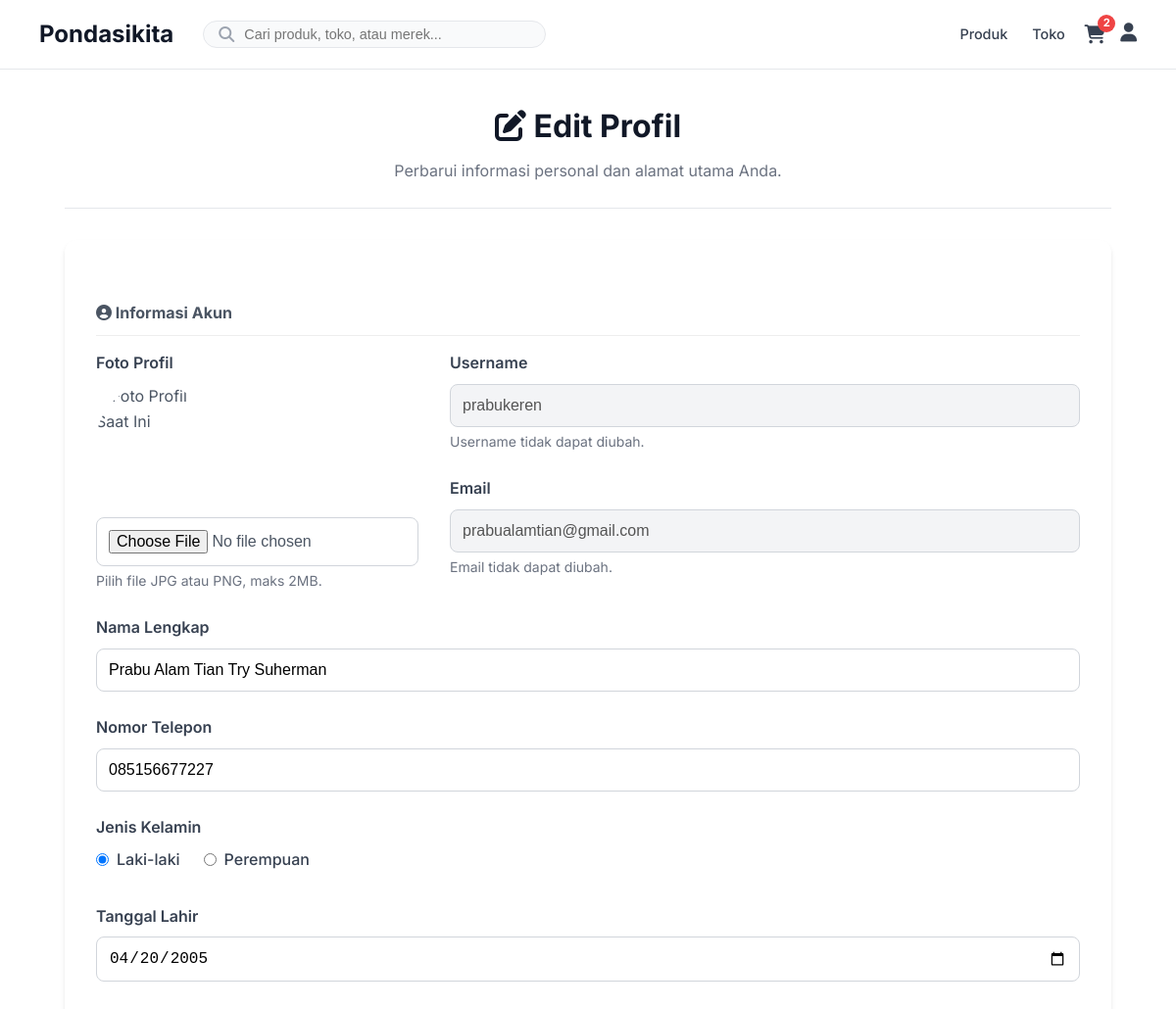
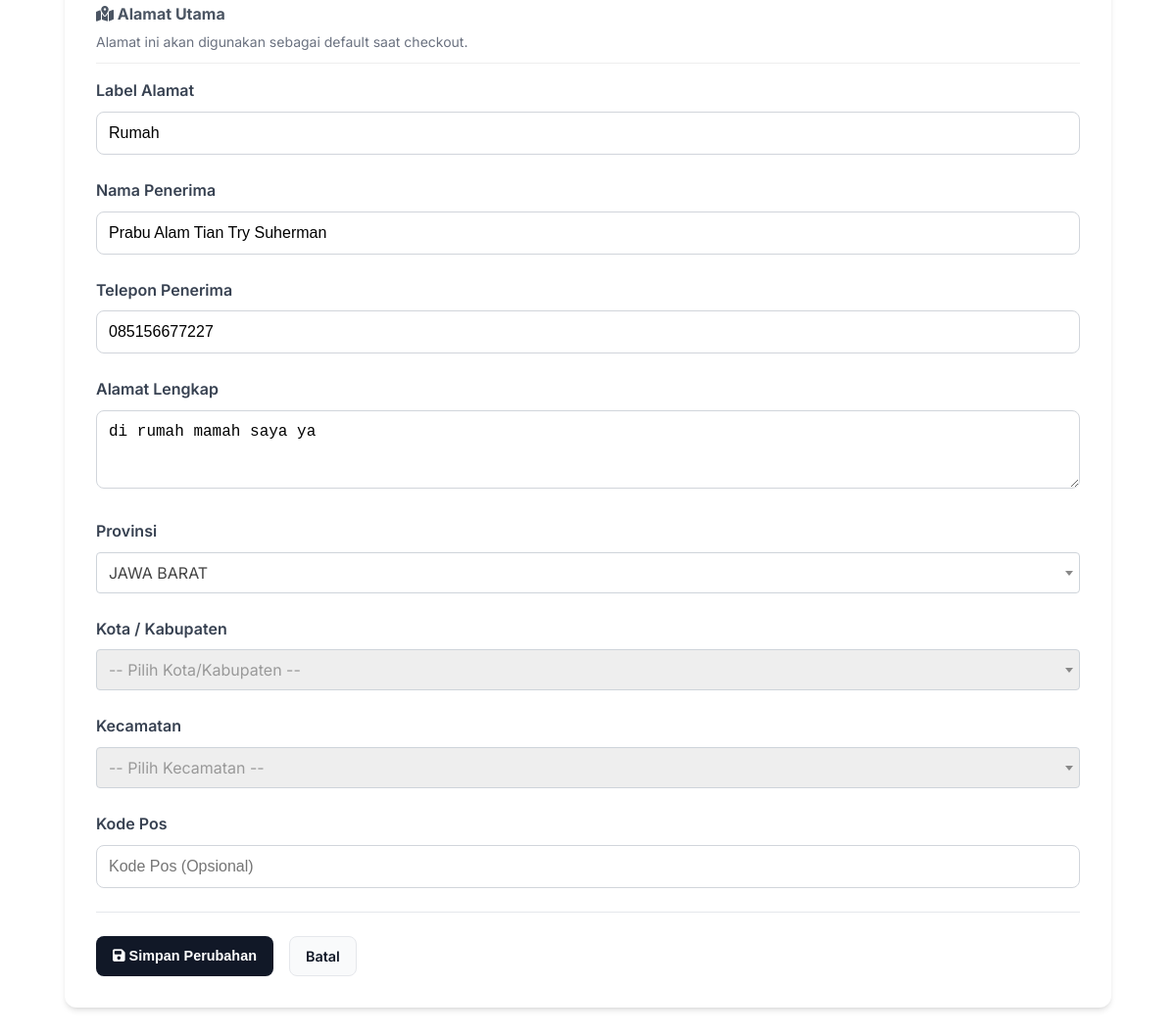
Screenshot of /app_customer/pages/crud_profil/edit_profil.php (signed in) with the database file from the repository (2 pictures, top to bottom).
### tables this page shows
CREATE TABLE `tb_user` (
  `id` int(11) NOT NULL,
  `username` varchar(50) NOT NULL,
  `password` varchar(255) DEFAULT NULL,
  `google_id` varchar(255) DEFAULT NULL,
  `nama` varchar(255) NOT NULL,
  `email` varchar(100) NOT NULL,
  `no_telepon` varchar(20) DEFAULT NULL,
  `jenis_kelamin` enum('Laki-laki','Perempuan') DEFAULT NULL,
  `tanggal_lahir` date DEFAULT NULL,
  `alamat` text DEFAULT NULL,
  `profile_picture_url` varchar(255) DEFAULT NULL,
  `level` enum('admin','seller','customer','bot') NOT NULL,
  `is_verified` tinyint(1) NOT NULL DEFAULT 0,
  `is_banned` tinyint(1) NOT NULL DEFAULT 0,
  `created_at` timestamp NOT NULL DEFAULT current_timestamp(),
  `updated_at` timestamp NULL DEFAULT NULL ON UPDATE current_timestamp(),
  `reset_token` varchar(255) DEFAULT NULL,
  `reset_token_expires_at` datetime DEFAULT NULL,
  `is_online` tinyint(1) NOT NULL DEFAULT 0,
  `last_activity` timestamp NULL DEFAULT NULL
);

CREATE TABLE `tb_user_alamat` (
  `id` int(11) NOT NULL,
  `user_id` int(11) NOT NULL,
  `label_alamat` varchar(50) NOT NULL,
  `nama_penerima` varchar(100) NOT NULL,
  `telepon_penerima` varchar(20) NOT NULL,
  `alamat_lengkap` text NOT NULL,
  `province_id` int(10) UNSIGNED DEFAULT NULL,
  `city_id` int(10) UNSIGNED DEFAULT NULL,
  `district_id` int(10) UNSIGNED DEFAULT NULL,
  `kode_pos` varchar(10) DEFAULT NULL,
  `is_utama` tinyint(1) NOT NULL DEFAULT 0
);

### app_customer/pages/crud_profil/edit_profil.php (the view, shortened to what this page needs)
<?php
require_once __DIR__ . '/../../../config/koneksi.php';
$user_id = $_SESSION['user']['id'];
$stmt_user = $koneksi->prepare("SELECT * FROM tb_user WHERE id = ?");
$stmt_user->bind_param("i", $user_id);
$stmt_user->execute();
$result_user = $stmt_user->get_result();
$user = $result_user->fetch_assoc();
$stmt_alamat = $koneksi->prepare("SELECT * FROM tb_user_alamat WHERE user_id = ? AND is_utama = 1");
$stmt_alamat->bind_param("i", $user_id);
$stmt_alamat->execute();
$result_alamat = $stmt_alamat->get_result();
$alamat_utama = $result_alamat->fetch_assoc();
?>
<!DOCTYPE html>
<html lang="id">
<head>
    <link rel="stylesheet" href="https://cdnjs.cloudflare.com/ajax/libs/font-awesome/6.5.0/css/all.min.css">
    <link rel="stylesheet" href="https://cdnjs.cloudflare.com/ajax/libs/cropperjs/1.6.1/cropper.min.css" />
    <link href="https://cdn.jsdelivr.net/npm/select2@4.1.0-rc.0/dist/css/select2.min.css" rel="stylesheet" />
    <link rel="stylesheet" href="/assets/css/theme.css">
    <link rel="stylesheet" href="/assets/css/navbar_style.css">
    <link rel="stylesheet" href="/assets/css/profil_style.css">
</head>
<body>
<div class="profile-container">
    <div class="profile-header">
        <h2><i class="fa-solid fa-pen-to-square"></i> Edit Profil</h2>
        <p>Perbarui informasi personal dan alamat utama Anda.</p>
    </div>
    <div class="profile-card edit-mode">
        <form action="../../../actions/update_profil.php" method="POST" enctype="multipart/form-data" class="profile-form">
            <div class="form-section-header"><h4><i class="fa-solid fa-user-circle"></i> Informasi Akun</h4></div>
            <div class="form-group-split">
                <div class="form-group profile-picture-edit">
                    <label>Foto Profil</label>
                    <img src="/assets/uploads/avatars/<?= htmlspecialchars($user['profile_picture_url'] ?? 'default-avatar.png') ?>"
                         alt="Foto Profil Saat Ini"
                         class="profile-picture-preview" id="imagePreview" onerror="this.onerror=null;this.src='/assets/uploads/avatars/default-avatar.png';">
                    <input type="file" name="profile_picture_input" id="profile_picture_input" class="form-control-file" accept="image/jpeg, image/png">
                    <small>Pilih file JPG atau PNG, maks 2MB.</small>
                </div>
                <div class="form-group-column">
                    <div class="form-group"><label for="username">Username</label><input type="text" id="username" class="form-control" value="<?= htmlspecialchars($user['username'] ?? '') ?>" readonly disabled><small>Username tidak dapat diubah.</small></div>
                    <div class="form-group"><label for="email">Email</label><input type="email" id="email" class="form-control" value="<?= htmlspecialchars($user['email'] ?? '') ?>" readonly disabled><small>Email tidak dapat diubah.</small></div>
                </div>
            </div>
            <div class="form-group"><label for="nama">Nama Lengkap</label><input type="text" id="nama" name="nama" class="form-control" value="<?= htmlspecialchars($user['nama'] ?? '') ?>" required></div>
            <div class="form-group"><label for="no_telepon">Nomor Telepon</label><input type="tel" id="no_telepon" name="no_telepon" class="form-control" value="<?= htmlspecialchars($user['no_telepon'] ?? '') ?>" placeholder="Contoh: 081234567890"></div>
            <div class="form-group"><label>Jenis Kelamin</label><div class="radio-group"><label><input type="radio" name="jenis_kelamin" value="Laki-laki" <?= ($user['jenis_kelamin'] ?? '') == 'Laki-laki' ? 'checked' : '' ?>> Laki-laki</label><label><input type="radio" name="jenis_kelamin" value="Perempuan" <?= ($user['jenis_kelamin'] ?? '') == 'Perempuan' ? 'checked' : '' ?>> Perempuan</label></div></div>
            <div class="form-group"><label for="tanggal_lahir">Tanggal Lahir</label><input type="date" id="tanggal_lahir" name="tanggal_lahir" class="form-control" value="<?= htmlspecialchars($user['tanggal_lahir'] ?? '') ?>"></div>
            <div class="form-section-header"><h4><i class="fa-solid fa-map-location-dot"></i> Alamat Utama</h4><small>Alamat ini akan digunakan sebagai default saat checkout.</small></div>
            <div class="form-group"><label for="label_alamat">Label Alamat</label><input type="text" id="label_alamat" name="label_alamat" class="form-control" value="<?= htmlspecialchars($alamat_utama['label_alamat'] ?? 'Rumah') ?>" placeholder="Contoh: Rumah, Kantor, Apartemen" required></div>
            <div class="form-group"><label for="nama_penerima">Nama Penerima</label><input type="text" id="nama_penerima" name="nama_penerima" class="form-control" value="<?= htmlspecialchars($alamat_utama['nama_penerima'] ?? $user['nama']) ?>" required></div>
            <div class="form-group"><label for="telepon_penerima">Telepon Penerima</label><input type="tel" id="telepon_penerima" name="telepon_penerima" class="form-control" value="<?= htmlspecialchars($alamat_utama['telepon_penerima'] ?? $user['no_telepon']) ?>" required placeholder="Contoh: 081234567890"></div>
            <div class="form-group"><label for="alamat_lengkap">Alamat Lengkap</label><textarea id="alamat_lengkap" name="alamat_lengkap" class="form-control" rows="3" placeholder="Nama Jalan, Nomor Rumah, RT/RW..." required><?= htmlspecialchars($alamat_utama['alamat_lengkap'] ?? '') ?></textarea></div>
            <div class="form-group">
                <label for="provinsi">Provinsi</label>
            </div>
            <div class="form-group">
                <label for="kota_kabupaten">Kota / Kabupaten</label>
            </div>
            <div class="form-group">
                <label for="kecamatan">Kecamatan</label>
            </div>
            <div class="form-group"><label for="kode_pos">Kode Pos</label><input type="text" id="kode_pos" name="kode_pos" class="form-control" value="<?= htmlspecialchars($alamat_utama['kode_pos'] ?? '') ?>" placeholder="Kode Pos (Opsional)"></div>
            <div class="form-actions"><button type="submit" class="btn btn-primary"><i class="fa-solid fa-save"></i> Simpan Perubahan</button><a href="/pages/profil.php" class="btn btn-secondary">Batal</a></div>
        </form>
    </div>
</div>
</body>
</html>

### assets/css/theme.css (style rules this page uses)
:root { --primary-color: #1a1a1a; --secondary-color: #4B5563; --background-color: #FFFFFF; --surface-color: #F9FAFB; --border-color: #E5E7EB; --accent-color: #007BFF; --error-color: #EF4444; --font-family: 'Inter', sans-serif; --border-radius: 8px; --box-shadow: 0 4px 6px -1px rgba(0, 0, 0, 0.1), 0 2px 4px -2px rgba(0, 0, 0, 0.1); }
* { box-sizing: border-box; margin: 0; padding: 0; }
body { font-family: var(--font-family); background-color: var(--background-color); color: var(--secondary-color); line-height: 1.6; }
a { text-decoration: none; color: var(--primary-color); transition: color 0.3s ease; }
img { max-width: 100%; height: auto; display: block; }
.btn-primary { background-color: var(--primary-color); color: var(--background-color); padding: 12px 24px; border-radius: var(--border-radius); font-weight: 600; display: inline-block; transition: all 0.3s ease; border: 2px solid transparent; }

### assets/css/navbar_style.css (style rules this page uses)
:root { --navbar-bg: #FFFFFF; --navbar-surface: #F9FAFB; --navbar-border: #E5E7EB; --navbar-text-primary: #111827; --navbar-text-secondary: #374151; --navbar-accent: #4F46E5; --navbar-error: #EF4444; }
a { text-decoration: none; }
.btn { padding: 8px 16px; border-radius: 8px; font-weight: 600; font-size: 0.9rem; border: 1px solid transparent; }
.btn-secondary { background-color: var(--navbar-surface); color: var(--navbar-text-primary); border-color: var(--navbar-border); }
.btn-primary { background-color: var(--navbar-text-primary); color: var(--navbar-bg); }

### assets/css/profil_style.css (style rules this page uses)
.profile-container { max-width: 1100px; margin: 2rem auto; padding: 0 1rem; }
.profile-header { margin-bottom: 2rem; text-align: center; border-bottom: 1px solid #e5e7eb; padding-bottom: 1.5rem; }
.profile-header h2 { font-size: 2rem; color: #111827; margin-bottom: 0.5rem; }
.profile-header p { font-size: 1rem; color: #6b7280; }
.profile-card { background-color: #fff; border-radius: 12px; box-shadow: 0 4px 6px -1px rgb(0 0 0 / 0.1), 0 2px 4px -2px rgb(0 0 0 / 0.1); padding: 2rem; display: flex; gap: 2rem; flex-wrap: wrap; }
.profile-card.edit-mode { display: block; }
.profile-form .form-group { margin-bottom: 1.5rem; }
.profile-form label { display: block; font-weight: 600; margin-bottom: 0.5rem; color: #374151; }
.profile-form .form-control, .profile-form .form-control-file { width: 100%; padding: 0.75rem; border: 1px solid #d1d5db; border-radius: 8px; font-size: 1rem; }
.profile-form .form-control[readonly] { background-color: #f3f4f6; cursor: not-allowed; }
.profile-form small { display: block; margin-top: 0.25rem; color: #6b7280; font-size: 0.875rem; }
.form-group-split { display: flex; gap: 2rem; align-items: flex-start; }
.form-group-column { flex-grow: 1; }
.profile-picture-edit .profile-picture-preview { width: 120px; height: 120px; border-radius: 50%; object-fit: cover; margin-bottom: 1rem; display: block; }
.radio-group { display: flex; gap: 1.5rem; }
.radio-group label { display: flex; align-items: center; gap: 0.5rem; font-weight: 500; }
.form-actions { border-top: 1px solid #e5e7eb; padding-top: 1.5rem; display: flex; gap: 1rem; }

### app_customer/pages/crud_profil/edit_profil.php (style rules this page uses)
.form-section-header { margin-top: 30px; margin-bottom: 15px; border-bottom: 1px solid #eee; padding-bottom: 10px; }

### rows the page displays
tb_user: username "prabukeren", email "prabualamtian@gmail.com", nama "Prabu Alam Tian Try Suherman", no_telepon "085156677227", jenis_kelamin "☑ Laki-laki", jenis_kelamin "☐ Perempuan", tanggal_lahir "04/20/2005"
tb_user_alamat: label_alamat "Rumah", nama_penerima "Prabu Alam Tian Try Suherman", telepon_penerima "085156677227", alamat_lengkap "di rumah mamah saya ya"

### other values shown
$total_item_keranjang "2"
